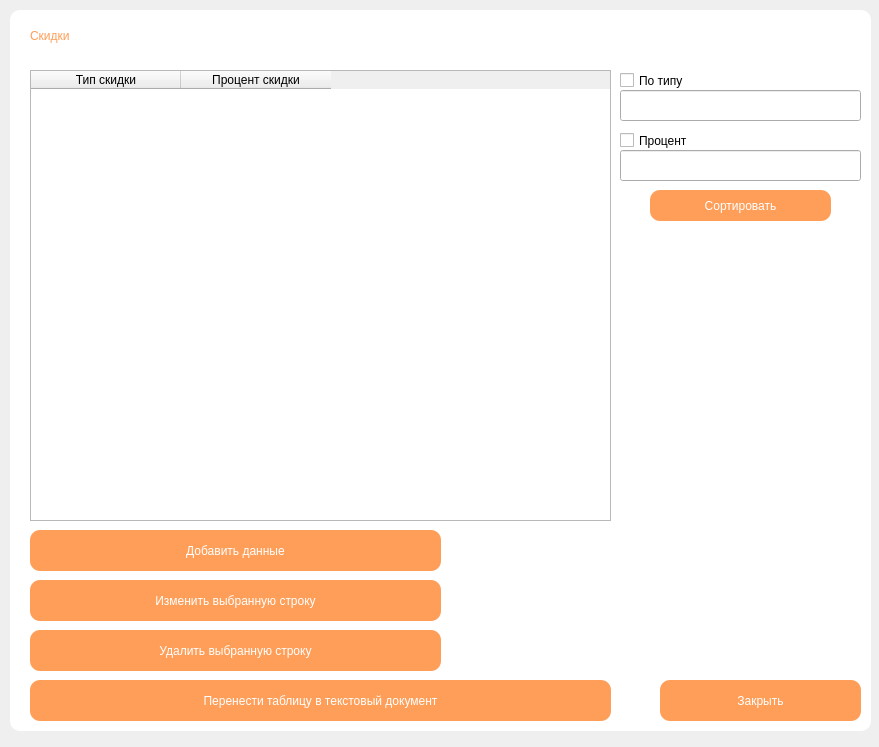
<?xml version="1.0" encoding="UTF-8"?>
<ui version="4.0">
 <class>Form013</class>
 <widget class="QWidget" name="Form013">
  <property name="geometry">
   <rect>
    <x>0</x>
    <y>0</y>
    <width>879</width>
    <height>747</height>
   </rect>
  </property>
  <property name="windowTitle">
   <string>Скидки</string>
  </property>
  <widget class="QLabel" name="label_20">
   <property name="geometry">
    <rect>
     <x>10</x>
     <y>10</y>
     <width>861</width>
     <height>721</height>
    </rect>
   </property>
   <property name="styleSheet">
    <string notr="true">border-radius: 10px;
background-color: rgb(255, 255, 255);</string>
   </property>
   <property name="text">
    <string/>
   </property>
  </widget>
  <widget class="QTableWidget" name="tableWidget">
   <property name="geometry">
    <rect>
     <x>30</x>
     <y>70</y>
     <width>581</width>
     <height>451</height>
    </rect>
   </property>
   <property name="maximumSize">
    <size>
     <width>16777215</width>
     <height>16777215</height>
    </size>
   </property>
   <property name="alternatingRowColors">
    <bool>false</bool>
   </property>
   <property name="verticalScrollMode">
    <enum>QAbstractItemView::ScrollPerPixel</enum>
   </property>
   <property name="gridStyle">
    <enum>Qt::SolidLine</enum>
   </property>
   <property name="sortingEnabled">
    <bool>true</bool>
   </property>
   <attribute name="horizontalHeaderCascadingSectionResizes">
    <bool>false</bool>
   </attribute>
   <attribute name="horizontalHeaderDefaultSectionSize">
    <number>150</number>
   </attribute>
   <attribute name="horizontalHeaderMinimumSectionSize">
    <number>39</number>
   </attribute>
   <attribute name="verticalHeaderShowSortIndicator" stdset="0">
    <bool>false</bool>
   </attribute>
   <column>
    <property name="text">
     <string>Тип скидки</string>
    </property>
   </column>
   <column>
    <property name="text">
     <string>Процент скидки</string>
    </property>
   </column>
  </widget>
  <widget class="QLabel" name="label_4">
   <property name="geometry">
    <rect>
     <x>30</x>
     <y>10</y>
     <width>141</width>
     <height>51</height>
    </rect>
   </property>
   <property name="styleSheet">
    <string notr="true">font: 25pt &quot;Century Gothic&quot;;
background-color: qlineargradient(spread:pad, x1:0, y1:0, x2:1, y2:0, stop:0 rgba(0, 0, 0, 0), stop:1 rgba(255, 255, 255, 0));
color: rgb(255, 158, 88);</string>
   </property>
   <property name="text">
    <string>Скидки</string>
   </property>
  </widget>
  <widget class="QPushButton" name="pushButton_4">
   <property name="geometry">
    <rect>
     <x>30</x>
     <y>580</y>
     <width>411</width>
     <height>41</height>
    </rect>
   </property>
   <property name="styleSheet">
    <string notr="true">font: 20pt &quot;Century Gothic&quot;;
color: rgb(255, 255, 255);
border-width: 50px;
border-radius: 10px;
background-color: rgb(255, 158, 88);</string>
   </property>
   <property name="text">
    <string>Изменить выбранную строку</string>
   </property>
  </widget>
  <widget class="QPushButton" name="pushButton_5">
   <property name="geometry">
    <rect>
     <x>30</x>
     <y>630</y>
     <width>411</width>
     <height>41</height>
    </rect>
   </property>
   <property name="styleSheet">
    <string notr="true">font: 20pt &quot;Century Gothic&quot;;
color: rgb(255, 255, 255);
border-width: 50px;
border-radius: 10px;
background-color: rgb(255, 158, 88);</string>
   </property>
   <property name="text">
    <string>Удалить выбранную строку</string>
   </property>
  </widget>
  <widget class="QPushButton" name="pushButton_3">
   <property name="geometry">
    <rect>
     <x>30</x>
     <y>530</y>
     <width>411</width>
     <height>41</height>
    </rect>
   </property>
   <property name="styleSheet">
    <string notr="true">font: 20pt &quot;Century Gothic&quot;;
color: rgb(255, 255, 255);
border-width: 50px;
border-radius: 10px;
background-color: rgb(255, 158, 88);</string>
   </property>
   <property name="text">
    <string>Добавить данные</string>
   </property>
  </widget>
  <widget class="QCheckBox" name="checkBox">
   <property name="geometry">
    <rect>
     <x>620</x>
     <y>60</y>
     <width>141</width>
     <height>41</height>
    </rect>
   </property>
   <property name="styleSheet">
    <string notr="true">font: 10pt &quot;Century Gothic&quot;;</string>
   </property>
   <property name="text">
    <string>По типу</string>
   </property>
  </widget>
  <widget class="QLineEdit" name="lineEdit">
   <property name="geometry">
    <rect>
     <x>620</x>
     <y>90</y>
     <width>241</width>
     <height>31</height>
    </rect>
   </property>
   <property name="styleSheet">
    <string notr="true">font: 12pt &quot;Century Gothic&quot;;</string>
   </property>
   <property name="text">
    <string/>
   </property>
  </widget>
  <widget class="QCheckBox" name="checkBox_2">
   <property name="geometry">
    <rect>
     <x>620</x>
     <y>120</y>
     <width>141</width>
     <height>41</height>
    </rect>
   </property>
   <property name="styleSheet">
    <string notr="true">font: 10pt &quot;Century Gothic&quot;;</string>
   </property>
   <property name="text">
    <string>Процент</string>
   </property>
  </widget>
  <widget class="QLineEdit" name="lineEdit_2">
   <property name="geometry">
    <rect>
     <x>620</x>
     <y>150</y>
     <width>241</width>
     <height>31</height>
    </rect>
   </property>
   <property name="styleSheet">
    <string notr="true">font: 12pt &quot;Century Gothic&quot;;</string>
   </property>
   <property name="text">
    <string/>
   </property>
  </widget>
  <widget class="QPushButton" name="pushButton">
   <property name="geometry">
    <rect>
     <x>650</x>
     <y>190</y>
     <width>181</width>
     <height>31</height>
    </rect>
   </property>
   <property name="styleSheet">
    <string notr="true">font: 15pt &quot;Century Gothic&quot;;
color: rgb(255, 255, 255);
border-width: 50px;
border-radius: 10px;
background-color: rgb(255, 158, 88);</string>
   </property>
   <property name="text">
    <string>Сортировать</string>
   </property>
  </widget>
  <widget class="QPushButton" name="pushButton_2">
   <property name="geometry">
    <rect>
     <x>660</x>
     <y>680</y>
     <width>201</width>
     <height>41</height>
    </rect>
   </property>
   <property name="styleSheet">
    <string notr="true">font: 20pt &quot;Century Gothic&quot;;
color: rgb(255, 255, 255);
border-width: 50px;
border-radius: 10px;
background-color: rgb(255, 158, 88);</string>
   </property>
   <property name="text">
    <string>Закрыть</string>
   </property>
  </widget>
  <widget class="QPushButton" name="pushButton_10">
   <property name="geometry">
    <rect>
     <x>30</x>
     <y>680</y>
     <width>581</width>
     <height>41</height>
    </rect>
   </property>
   <property name="styleSheet">
    <string notr="true">font: 20pt &quot;Century Gothic&quot;;
color: rgb(255, 255, 255);
border-width: 50px;
border-radius: 10px;
background-color: rgb(255, 158, 88);</string>
   </property>
   <property name="text">
    <string>Перенести таблицу в текстовый документ</string>
   </property>
  </widget>
 </widget>
 <resources/>
 <connections/>
</ui>
